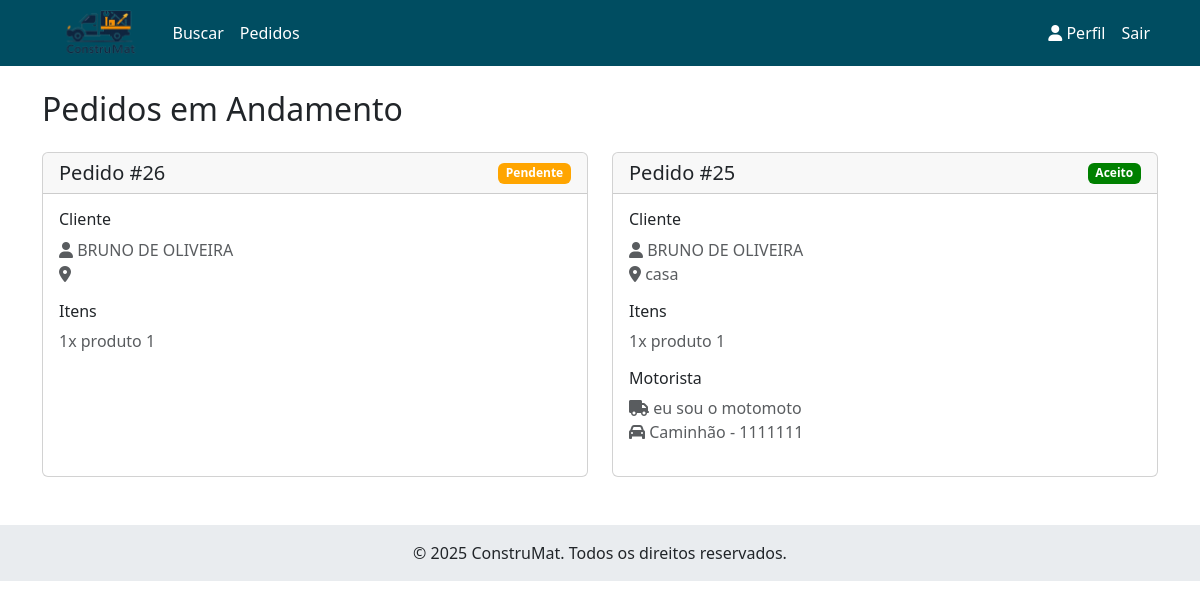
The page / (signed in) on the database its author committed.
### pedidos/models.py (models this page shows, shortened)
class Pedido(models.Model):
    STATUS_CHOICES = [
        ('PEN', 'Pendente'),  # Aguardando motorista
        ('ACE', 'Aceito'),    # Motorista aceitou
        ('RET', 'Retirado'),  # Motorista retirou na empresa
        ('SAI', 'Saiu para entrega'),
        ('ENT', 'Entregue'),
        ('CAN', 'Cancelado')
    ]
    cliente = models.ForeignKey('usuarios.Usuario', on_delete=models.CASCADE, related_name='pedidos_cliente')
    empresa = models.ForeignKey('empresas.Empresa', on_delete=models.CASCADE)
    motorista = models.ForeignKey('usuarios.Motorista', on_delete=models.SET_NULL, null=True, blank=True)
    status = models.CharField(max_length=3, choices=STATUS_CHOICES, default='PEN')
    data_pedido = models.DateTimeField(auto_now_add=True)
    data_aceite = models.DateTimeField(null=True, blank=True)
    data_retirada = models.DateTimeField(null=True, blank=True)
    data_entrega = models.DateTimeField(null=True, blank=True)
    endereco_entrega = models.CharField(max_length=255)
    observacao = models.TextField(blank=True)
    def get_status_class(self):
        classes = {
            'PEN': 'pendente',
            'ACE': 'aceito',
            'PRE': 'preparacao',
            'RET': 'retirado',
            'SAI': 'saiu',
            'ENT': 'entregue',
            'CAN': 'cancelado',
        }
        return classes.get(self.status, 'default')
    class Meta:
        ordering = ['-data_pedido']

class ItemPedido(models.Model):
    pedido = models.ForeignKey(Pedido, on_delete=models.CASCADE)
    produto = models.ForeignKey(Produto, on_delete=models.PROTECT)
    quantidade = models.PositiveIntegerField()
    preco_unitario = models.DecimalField(max_digits=10, decimal_places=2)
    class Meta:
        verbose_name = 'Item do Pedido'
        verbose_name_plural = 'Itens do Pedido'

### usuarios/models.py (models this page shows, shortened)
class Usuario(AbstractUser):
    TIPO_USUARIO = (
        ('CLI', 'Cliente'),
        ('MOT', 'Motorista'),
        ('EMP', 'Empresa'),
    )
    tipo = models.CharField(max_length=3, choices=TIPO_USUARIO)
    telefone = PhoneNumberField(unique=True)
    foto = models.ImageField(upload_to='usuarios/', null=True, blank=True)
    class Meta:
        verbose_name = 'Usuário'
        verbose_name_plural = 'Usuários'

class Motorista(models.Model):
    TIPO_VEICULO = (
        ('CAR', 'Carro'),
        ('VAN', 'Van'),
        ('CAM', 'Caminhão'),
    )
    usuario = models.OneToOneField(Usuario, on_delete=models.CASCADE)
    cnh = models.CharField('CNH', max_length=11)
    tipo_veiculo = models.CharField('Tipo de Veículo', max_length=3, choices=TIPO_VEICULO)
    placa = models.CharField(max_length=7)
    disponivel = models.BooleanField('Disponível', default=True)
    class Meta:
        verbose_name = 'Motorista'
        verbose_name_plural = 'Motoristas'

### empresas/models.py (models this page shows, shortened)
class Produto(models.Model):
    empresa = models.ForeignKey(Empresa, on_delete=models.CASCADE)
    nome = models.CharField(max_length=100)
    descricao = models.TextField('Descrição')
    preco = models.DecimalField('Preço', max_digits=10, decimal_places=2)
    quantidade = models.PositiveIntegerField('Quantidade em Estoque', default=0)
    foto = models.ImageField(upload_to='produtos/')
    disponivel = models.BooleanField('Disponível', default=True)
    class Meta:
        verbose_name = 'Produto'
        verbose_name_plural = 'Produtos'

### core/views.py (the view, shortened to what this page needs)
# urls.py: path('', views.home, name='home'),
def home(request):
    if request.user.is_authenticated:
        if hasattr(request.user, 'cliente'):
            empresas = Empresa.objects.filter(ativo=True)
            return render(request, 'home.html', {'empresas': empresas})
        elif hasattr(request.user, 'empresa'):
            pedidos = Pedido.objects.filter(
                empresa=request.user.empresa
            ).exclude(
                status__in=['ENT', 'CAN']
            ).select_related(
                'cliente', 'motorista'
            ).order_by('-data_pedido')
            paginator = Paginator(pedidos, 10)
            page = request.GET.get('page')
            pedidos_paginados = paginator.get_page(page)
            return render(request, 'home_empresa.html', {'pedidos': pedidos_paginados})
        else:
            empresas = Empresa.objects.filter(ativo=True)
            return render(request, 'home.html', {'empresas': empresas})
    empresas = Empresa.objects.filter(ativo=True)
    return render(request, 'home.html', {'empresas': empresas})

### usuarios/context_processors.py (called while the page is built)
def notificacoes(request):
    if request.user.is_authenticated:
        conversas = Conversa.objects.filter(
            Q(pedido__cliente=request.user) |
            Q(pedido__empresa__usuario=request.user) |
            Q(pedido__motorista__usuario=request.user)
        ).annotate(
            mensagens_nao_lidas=Count(
                'mensagem',
                filter=Q(
                    mensagem__lida=False
                ) & ~Q(mensagem__remetente=request.user)
            )
        )
        mensagens_nao_lidas = sum(conversa.mensagens_nao_lidas for conversa in conversas)
    else:
        mensagens_nao_lidas = 0
    return {'mensagens_nao_lidas': mensagens_nao_lidas}

### templates/home_empresa.html (shortened to what this page needs)
{% extends 'base.html' %}
{% block content %}
<h2 class="mb-4">Pedidos em Andamento</h2>
<div class="row">
    {% for pedido in pedidos %}
    <div class="col-md-6 mb-4">
        <a href="{% url 'detalhes_pedido' pedido.id %}" class="text-decoration-none">
            <div class="card h-100 hover-shadow">
                <div class="card-header">
                    <div class="d-flex justify-content-between align-items-center">
                        <h5 class="mb-0 text-dark">Pedido #{{ pedido.id }}</h5>
                        <span class="badge {{ pedido.get_status_class }}">
                            {{ pedido.get_status_display }}
                        </span>
                    </div>
                </div>
                <div class="card-body">
                    <div class="mb-3">
                        <h6 class="text-dark">Cliente</h6>
                        <p class="text-muted">
                            <i class="fas fa-user"></i> {{ pedido.cliente.get_full_name }}<br>
                            <i class="fas fa-map-marker-alt"></i> {{ pedido.endereco_entrega }}
                        </p>
                    </div>
                    <div class="mb-3">
                        <h6 class="text-dark">Itens</h6>
                        <ul class="list-unstyled text-muted">
                            {% for item in pedido.itempedido_set.all %}
                            <li>{{ item.quantidade }}x {{ item.produto.nome }}</li>
                            {% endfor %}
                        </ul>
                    </div>
                    {% if pedido.motorista %}
                    <div class="mb-3">
                        <h6 class="text-dark">Motorista</h6>
                        <p class="text-muted">
                            <i class="fas fa-truck"></i> {{ pedido.motorista.usuario.get_full_name }}<br>
                            <i class="fas fa-car"></i> {{ pedido.motorista.get_tipo_veiculo_display }} - {{ pedido.motorista.placa }}
                        </p>
                    </div>
                    {% endif %}
                </div>
            </div>
        </a>
    </div>
    {% empty %}
    <div class="col-12">
        <div class="alert alert-info">
            <i class="fas fa-info-circle"></i> Nenhum pedido em andamento.
        </div>
    </div>
    {% endfor %}
</div>
{% endblock %}

### templates/base.html (style rules this page uses)
:root { --primary-color: #004d61; --accent-color: #ff6f3c; --background-color: #f8f9fa; --text-color: #ffffff; --footer-color: #e9ecef; }
.badge.pendente { background-color: orange; animation: pulsar 1.5s infinite; }
.badge.aceito, .badge.preparacao, .badge.saiu { background-color: green; color: white; }

### templates/home_empresa.html (style rules this page uses)
.badge.pendente { background-color: orange; animation: pulsar 1.5s infinite; }
.badge.aceito, .badge.preparacao, .badge.saiu { background-color: green; color: white; }
.hover-shadow { transition: box-shadow 0.3s ease; }

### rows shown on the page
Pedido: id "26", status "Pendente", cliente.get_full_name "BRUNO DE OLIVEIRA"
ItemPedido: quantidade "1", produto.nome "produto 1"
Pedido: id "25", status "Aceito", cliente.get_full_name "BRUNO DE OLIVEIRA", endereco_entrega "casa", motorista.usuario.get_full_name "eu sou o motomoto", motorista.tipo_veiculo "Caminhão", motorista.placa "1111111"
ItemPedido: quantidade "1", produto.nome "produto 1"
